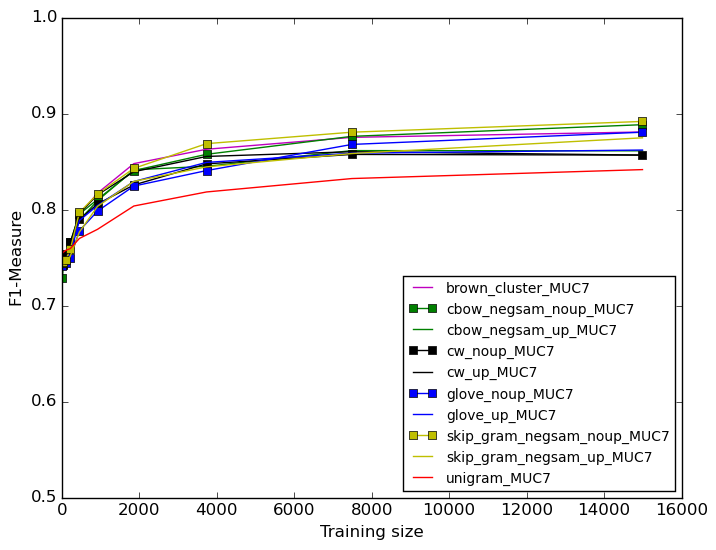

Write Python code to recreate this figure.
#!/usr/bin/python
from pylab import *
from natsort import natsorted
import re
import os
import glob
import array
import fnmatch
import numpy as np
import sys, getopt
import matplotlib.pyplot as plt

try:
	opts, args = getopt.getopt(sys.argv[1:],"hi:o:",["ifolder=","ofile="])
except getopt.GetoptError:
	print 'script.py -i <inputfolder> -o <outputfile>'
	sys.exit(2)
for opt, arg in opts:
	if opt == '-h':
		print 'XX.py -i <inputfolder> -o <outputfile>'
		sys.exit()
	elif opt in ("-i", "--ifolder"):
		inputfolder = arg
	elif opt in ("-o", "--ofile"):
        	outputfile = arg
#	elif opt in ("-t", "--otitle"):
#        	title = arg

print 'Input folder is:', inputfolder
print 'Output file is:', outputfile
x = []
y = []
z = []
xv = []
yv = []
color = 'r'
label = ''
marker = ''
linestyle = '-'
noupMarker = 's'
walk_dir = inputfolder
legParams = {'legend.fontsize': 10}

alist_filter = ['brown_cluster_v4000_best.txt', 
	'cbow_negsam_noupdated_best.txt', 
	'cbow_negsam_updated_incretuneparam.txt', 
	'cw_noupdated_best.txt', 
	'cw_updated_incretuneparam.txt', 
	'unigram_best.txt', 
	'glove_noupdated_best.txt', 
	'glove_updated_incretuneparam.txt', 
	'skip_gram_negsam_noupdated_best.txt', 
	'skip_gram_negsam_updated_incretuneparam.txt']

# Walk into directories in filesystem
# Ripped from os module and slightly modified
# for alphabetical sorting
#
def sortedWalk(top, topdown=True, onerror=None):
    from os.path import join, isdir, islink
 
    names = os.listdir(top)
    names.sort()
    dirs, nondirs = [], []
 
    for name in names:
        if isdir(os.path.join(top, name)):
            dirs.append(name)
        else:
            nondirs.append(name)
 
    if topdown:
        yield top, dirs, nondirs
    for name in dirs:
        path = join(top, name)
        if not os.path.islink(path):
            for x in sortedWalk(path, topdown, onerror):
                yield x
    if not topdown:
        yield top, dirs, nondirs

for root, subdirs, files in sortedWalk(walk_dir):
	#print('--\nroot = ' + root)
	for subdir in sorted(subdirs):
		print('\t- subdirectory ' + subdir)		
	for filename in files:  		  		
		if filename in alist_filter:
			if re.match("unigram_best.txt", filename): 
				color='r'
				label = "unigram" 
			if re.match("glove_noupdated_best.txt", filename):
				color='b'
				marker = noupMarker
				label = "glove_noup"
			if re.match("glove_updated_incretuneparam.txt", filename):					
				color='b'
				label = "glove_up"
			elif re.match("cbow_negsam_noupdated_best.txt", filename):
				color='g'
				marker = noupMarker
				label = "cbow_negsam_noup"
			elif re.match("cbow_negsam_updated_incretuneparam.txt", filename): 
				color='g'
				label = "cbow_negsam_up"
			elif re.match("skip_gram_negsam_noupdated_best.txt", filename):
				color='y'
				marker = noupMarker
				label = "skip_gram_negsam_noup"
			elif re.match("skip_gram_negsam_updated_incretuneparam.txt", filename): 
				color='y'
				label = "skip_gram_negsam_up"
			elif re.match("cw_updated_incretuneparam.txt", filename): 
				color='k'
				label =  "cw_up"
			elif re.match("cw_noupdated_best.txt", filename):
				color='k'
				marker = noupMarker
				label = "cw_noup"
			elif re.match("brown_cluster_v4000_best.txt", filename): 
				color='m'
				label = "brown_cluster"	
			filePath = os.path.join(root, filename)
			print('\t- file %s (full path: %s)' % (filename, filePath))
			with open(filePath, 'rb') as f:
			        lines = f.readlines()
				f.close	
				# check the column title
				titleLine = lines[0]
				t = titleLine.split()				
#				print('column title:', t[3])		# IN DOMAIN CONLL_out-of-vocabulary_Accuracy
				print('column title 2:', t[28])		# OUT OF DOMAIN MUC_out-of-vocabulary_Accuracy
				# skip the first row with the titles
				for line in lines[1:]: 
					p = line.split()	
					x.append(float(p[0]))				
					z.append(float(p[28]))
				# convert to numpy array
				print('x ', x)			
				print('z', z) 
				xv = np.array(x)
				zv = np.array(z)
				plt.plot(xv, zv, label = label + '_' + t[28].replace('_out-of-vocabulary_Accuracy', ''), linestyle=linestyle, marker=marker, color=color)			
				x = []
				z = []
				xv = []
				zv = []
				label = ''
				marker = ''	
plt.ylim([.5,1])
plt.xlabel('Training size')
plt.ylabel('F1-Measure')

plt.rcParams.update(legParams)
plt.legend(loc='lower right')
savefig(outputfile, bbox_inches='tight')
#plt.show()
